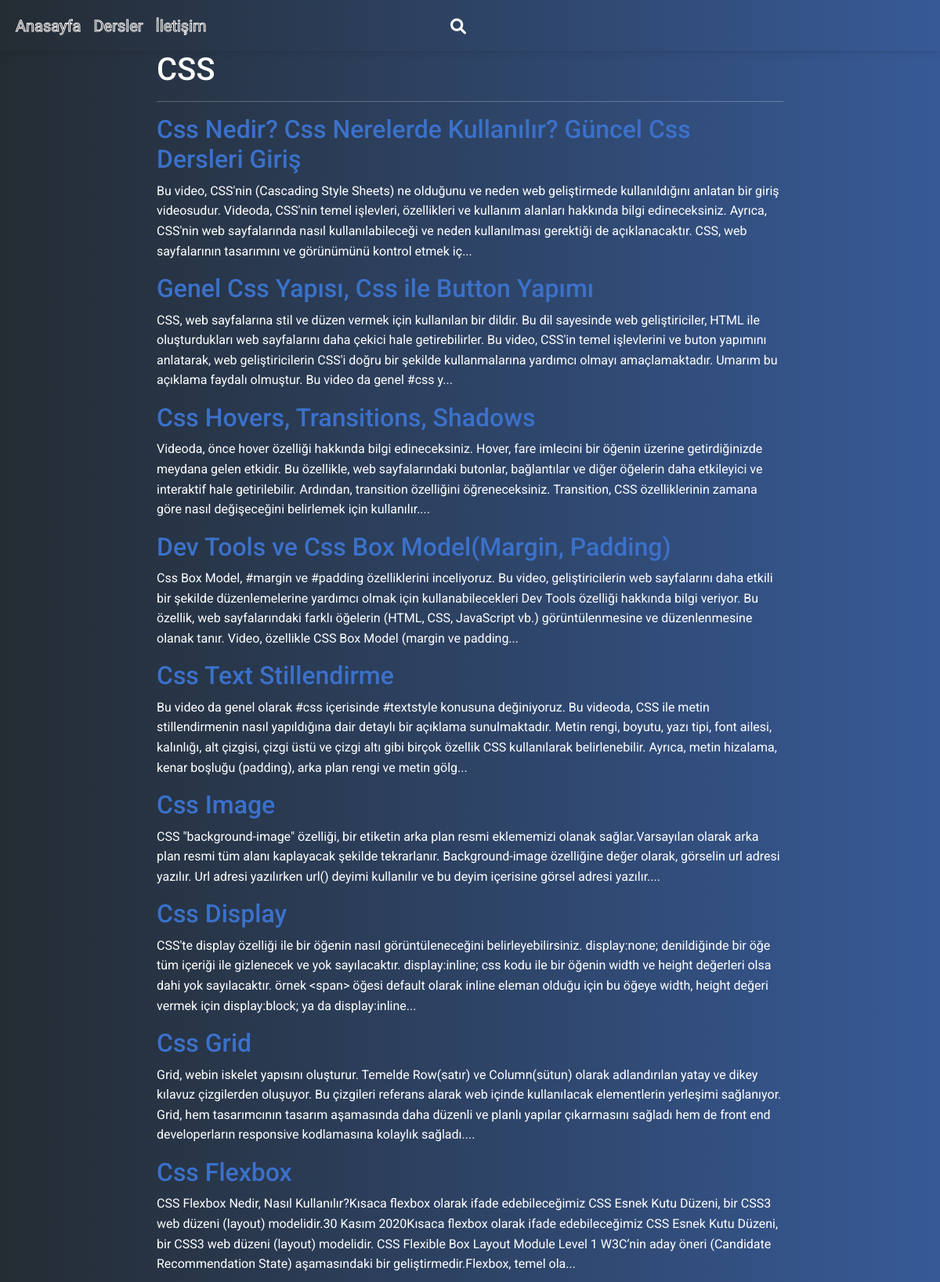
/Css/ (upper part), run on the app's committed database.
### quiz/models.py (models this page shows, shortened)
class  Css(models.Model):
	tutorial_Title = models.CharField(max_length=20000)
	tutorial_Body = models.TextField()
	tutorial_Video = EmbedVideoField()
	class  Meta:
		verbose_name_plural = "Css"

### quiz/views.py (the view)
# urls.py: path('Css/',css, name="css" ),
def css (request):
    css=Css.objects.all()
    context={
        'css':css
    }
    return render(request,'dersler/css.html',context)

### quiz/templates/dersler/css.html (shortened to what this page needs)
{% extends 'base.html' %}
{% load static %}
{% block body %}
{% include 'part/header.html' %}
<div class="header vh100 gradient-custom">
    <div  class="col-md-8 offset-md-2 ">
        <h1 style="color: white;">CSS</h1>
        <hr style="color: white;">
        {% for c in css %}
        <h2><a  href="{% url 'css_detail' c.pk %}">{{ c.tutorial_Title}}</a></h2>
        <p style="color: white;">{{ c.tutorial_Body | slice:':400' }}...</p>
        {% endfor %}
    </div>
</div>
{% endblock body %}

### quiz/static/style.css (style rules this page uses)
.gradient-custom { background: #0045c5dc; color: white !important; background: -webkit-linear-gradient(to right, rgb(36, 44, 51), rgb(55, 90, 151)); background: linear-gradient(to right, rgb(36, 44, 51), rgb(55, 90, 151)) }
*, *::before, *::after { margin: 0; padding: 0; box-sizing: border-box; }

### quiz/static/animasyon.css (style rules this page uses)
a { text-decoration: none; }

### quiz/templates/dersler/css.html (style rules this page uses)
body { background: #0045c5dc; background: -webkit-linear-gradient(to right, rgb(36, 44, 51), rgb(55, 90, 151)); background: linear-gradient(to right, rgb(36, 44, 51), rgb(55, 90, 151)) }

### data on the page
Css: tutorial_Title "Css Nedir? Css Nerelerde Kullanılır? Güncel Css Dersleri Giriş", tutorial_Body "Bu video, CSS'nin (Cascading Style Sheets) ne olduğunu ve neden web geliştirmede kullanıldığını anlatan bir giriş videosudur. Videoda, CSS'nin temel işlevleri, özellikleri ve kullanım alanları hakkında bilgi edineceksiniz. Ayrıca, CSS'nin web sayfalarında nasıl kullanılabileceği ve neden kullanılması gerektiği de açıklanacaktır. CSS, web sayfalarının tasarımını ve görünümünü kontrol etmek iç"
Css: tutorial_Title "Genel Css Yapısı, Css ile Button Yapımı", tutorial_Body "CSS, web sayfalarına stil ve düzen vermek için kullanılan bir dildir. Bu dil sayesinde web geliştiriciler, HTML ile oluşturdukları web sayfalarını daha çekici hale getirebilirler. Bu video, CSS'in temel işlevlerini ve buton yapımını anlatarak, web geliştiricilerin CSS'i doğru bir şekilde kullanmalarına yardımcı olmayı amaçlamaktadır. Umarım bu açıklama faydalı olmuştur. Bu video da genel #css y"
Css: tutorial_Title "Css Hovers, Transitions, Shadows", tutorial_Body "Videoda, önce hover özelliği hakkında bilgi edineceksiniz. Hover, fare imlecini bir öğenin üzerine getirdiğinizde meydana gelen etkidir. Bu özellikle, web sayfalarındaki butonlar, bağlantılar ve diğer öğelerin daha etkileyici ve interaktif hale getirilebilir. Ardından, transition özelliğini öğreneceksiniz. Transition, CSS özelliklerinin zamana göre nasıl değişeceğini belirlemek için kullanılır."
Css: tutorial_Title "Dev Tools ve Css Box Model(Margin, Padding)", tutorial_Body "Css Box Model, #margin ve #padding özelliklerini inceliyoruz. Bu video, geliştiricilerin web sayfalarını daha etkili bir şekilde düzenlemelerine yardımcı olmak için kullanabilecekleri Dev Tools özelliği hakkında bilgi veriyor. Bu özellik, web sayfalarındaki farklı öğelerin (HTML, CSS, JavaScript vb.) görüntülenmesine ve düzenlenmesine olanak tanır. Video, özellikle CSS Box Model (margin ve padding"
Css: tutorial_Title "Css Text Stillendirme", tutorial_Body "Bu video da genel olarak #css içerisinde #textstyle konusuna değiniyoruz. Bu videoda, CSS ile metin stillendirmenin nasıl yapıldığına dair detaylı bir açıklama sunulmaktadır. Metin rengi, boyutu, yazı tipi, font ailesi, kalınlığı, alt çizgisi, çizgi üstü ve çizgi altı gibi birçok özellik CSS kullanılarak belirlenebilir. Ayrıca, metin hizalama, kenar boşluğu (padding), arka plan rengi ve metin gölg"
Css: tutorial_Title "Css Image", tutorial_Body "CSS \"background-image\" özelliği, bir etiketin arka plan resmi eklememizi olanak sağlar.Varsayılan olarak arka plan resmi tüm alanı kaplayacak şekilde tekrarlanır. Background-image özelliğine değer olarak, görselin url adresi yazılır. Url adresi yazılırken url() deyimi kullanılır ve bu deyim içerisine görsel adresi yazılır."
Css: tutorial_Title "Css Display", tutorial_Body "CSS'te display özelliği ile bir öğenin nasıl görüntüleneceğini belirleyebilirsiniz. display:none; denildiğinde bir öğe tüm içeriği ile gizlenecek ve yok sayılacaktır. display:inline; css kodu ile bir öğenin width ve height değerleri olsa dahi yok sayılacaktır. örnek <span> öğesi default olarak inline eleman olduğu için bu öğeye width, height değeri vermek için display:block; ya da display:inline"
Css: tutorial_Title "Css Grid", tutorial_Body "Grid, webin iskelet yapısını oluşturur. Temelde Row(satır) ve Column(sütun) olarak adlandırılan yatay ve dikey kılavuz çizgilerden oluşuyor. Bu çizgileri referans alarak web içinde kullanılacak elementlerin yerleşimi sağlanıyor. Grid, hem tasarımcının tasarım aşamasında daha düzenli ve planlı yapılar çıkarmasını sağladı hem de front end developerların responsive kodlamasına kolaylık sağladı."
Css: tutorial_Title "Css Flexbox", tutorial_Body "CSS Flexbox Nedir, Nasıl Kullanılır?Kısaca flexbox olarak ifade edebileceğimiz CSS Esnek Kutu Düzeni, bir CSS3 web düzeni (layout) modelidir.30 Kasım 2020Kısaca flexbox olarak ifade edebileceğimiz CSS Esnek Kutu Düzeni, bir CSS3 web düzeni (layout) modelidir. CSS Flexible Box Layout Module Level 1 W3C‘nin aday öneri (Candidate Recommendation State) aşamasındaki bir geliştirmedir.Flexbox, temel ola"
